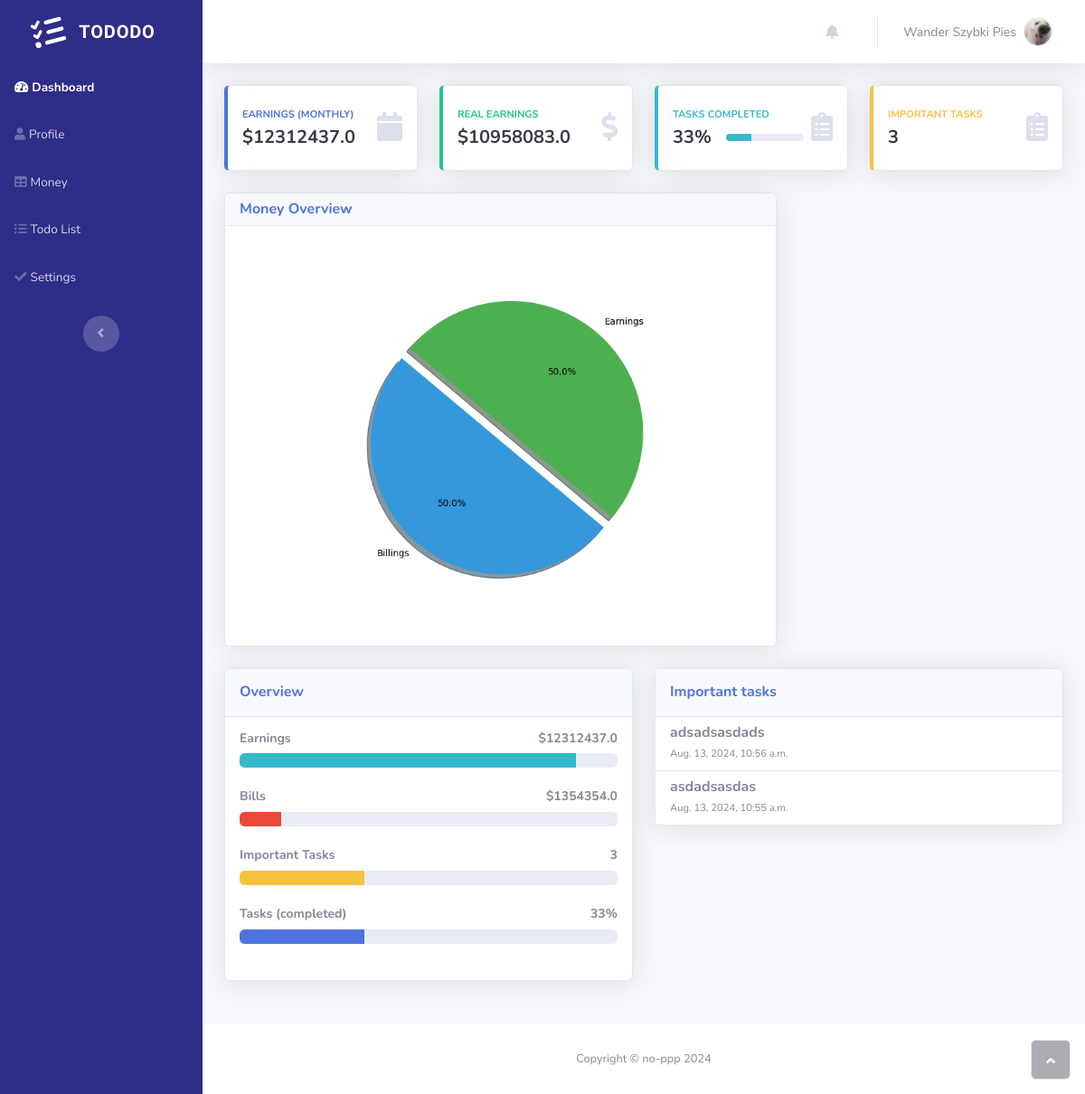
The page /dashboard/1/ (signed in) on the database its author committed.
### todolist/models.py (models this page shows, shortened)
class User(AbstractUser):
    country = models.ForeignKey(Country, on_delete=models.CASCADE, default=1)
    city = models.CharField(max_length=30, default='Unknown')
    name = models.CharField(max_length=30, default='Unknown')
    last_name = models.CharField(max_length=30, default='Unknown')
    email = models.EmailField(unique=True)
    is_user_password_set = models.BooleanField(default=False)
    is_active = models.BooleanField(default=False)
    activation_token = models.CharField(max_length=36, unique=True, blank=True)
    bio = models.TextField(null=True, blank=True)
    avatar = models.ImageField(null=True, default="Avatarwander.png")
    born = models.DateTimeField(null=True)

class TodoList(models.Model):
    title = models.ForeignKey(TitleTodo, on_delete=models.CASCADE)
    task = models.CharField(max_length=20)
    important = models.BooleanField(verbose_name='Is it important ?', default=False)
    active = models.BooleanField(verbose_name="Mark if it's uncompleted", default=True)
    user = models.ForeignKey(User, related_name='todolists', on_delete=models.CASCADE)
    created_at = models.DateTimeField(auto_now=True)
    updated_at = models.DateTimeField(auto_now_add=True)

### todolist/decorators.py (the view)
    def _wrapped_view(request, *args, **kwargs):
        if not request.user.is_authenticated:
            return redirect('todolist:login')  # if user is not authenticated redirect him to login view
        if not request.user.is_active:
            return redirect('todolist:required_active_user')
        user_id = kwargs.get('user_id')
        if request.user.id != int(user_id):
            return HttpResponse('This is not your property')
        return view_func(request, *args, **kwargs)

### tododo/context_processors.py (called while the page is built)
def user_id(request):
    if request.user.is_authenticated:
        return {'user_id' : request.user.id,
                'task_count': request.user.todolists.count(),
                'task_important_count': request.user.todolists.filter(important=True).count()}
    return {'user_id' : None}

### todolist/matplotlib_view.py (called while the page is built)
def convert_plot_to_base64(fig):
    buffer = io.BytesIO()
    fig.savefig(buffer, format='png')
    buffer.seek(0)
    image_png = buffer.getvalue()
    graph = base64.b64encode(image_png)
    graph = graph.decode('utf-8')
    buffer.close()
    return graph

def generate_pie(active, not_active, label_x, label_y):
    plt.switch_backend('AGG')
    plt.figure(figsize=(8, 6))
    sizes = [active, not_active]
    labels = [label_x, label_y]
    colors = ['#3498db', '#4CAF50']  # White, Green
    plt.pie(sizes, explode=(0.1, 0), labels=labels, colors=colors,
            autopct='%1.1f%%', shadow=True, startangle=140)
    plt.axis('equal')
    converted_plot = convert_plot_to_base64(plt)
    return converted_plot

### templates/dashboard.html (shortened to what this page needs)
{% extends "main.html" %}
{% load static %}
{% block content %}
<body>
                <div class="container-fluid">
                    <div class="row">
                        <div class="col-md-6 col-xl-3 mb-4"><a class="dashboard_link" href="#">
                                <div class="card shadow border-left-primary py-2">
                                    <div class="card-body">
                                        <div class="row g-0 align-items-center">
                                            <div class="col me-2">
                                                <div class="text-uppercase text-primary fw-bold text-xs mb-1"><span>Earnings (monthly)</span></div>
                                                <div class="text-dark fw-bold h5 mb-0"><span>${{ sum_of_earnings_month }}</span></div>
                                            </div>
                                            <div class="col-auto"><i class="fas fa-calendar fa-2x text-gray-300"></i></div>
                                        </div>
                                    </div>
                                </div>
                            </a></div>
                        <div class="col-md-6 col-xl-3 mb-4"><a class="dashboard_link" href="#">
                                <div class="card shadow border-left-success py-2">
                                    <div class="card-body">
                                        <div class="row g-0 align-items-center">
                                            <div class="col me-2">
                                                <div class="text-uppercase text-success fw-bold text-xs mb-1"><span>REAL EARNINGS</span></div>
                                                <div class="text-dark fw-bold h5 mb-0"><span>${{ real_earnings_this_month }}</span></div>
                                            </div>
                                            <div class="col-auto"><i class="fas fa-dollar-sign fa-2x text-gray-300"></i></div>
                                        </div>
                                    </div>
                                </div>
                            </a></div>
                        <div class="col-md-6 col-xl-3 mb-4"><a class="dashboard_link" href="#">
                                <div class="card shadow border-left-info py-2">
                                    <div class="card-body">
                                        <div class="row g-0 align-items-center">
                                            <div class="col me-2">
                                                <div class="text-uppercase text-info fw-bold text-xs mb-1"><span>Tasks completed</span></div>
                                                <div class="row g-0 align-items-center">
                                                    <div class="col-auto">
                                                        <div class="text-dark fw-bold h5 mb-0 me-3"><span>{{ percent_of_active_todo }}%</span></div>
                                                    </div>
                                                    <div class="col">
                                                        <div class="progress progress-sm">
                                                            <div class="progress-bar bg-info" aria-valuenow="{{ percent_of_active_todo }}" aria-valuemin="0" aria-valuemax="100" style="width: {{ percent_of_active_todo }}%;"></div>
                                                        </div>
                                                    </div>
                                                </div>
                                            </div>
                                            <div class="col-auto"><i class="fas fa-clipboard-list fa-2x text-gray-300"></i></div>
                                        </div>
                                    </div>
                                </div>
                            </a></div>
                        <div class="col-md-6 col-xl-3 mb-4"><a class="dashboard_link" href="#">
                                <div class="card shadow border-left-warning py-2">
                                    <div class="card-body">
                                        <div class="row g-0 align-items-center">
                                            <div class="col me-2">
                                                <div class="text-uppercase text-warning fw-bold text-xs mb-1"><span>Important Tasks</span></div>
                                                <div class="text-dark fw-bold h5 mb-0"><span>{{ important_tasks_count }}</span></div>
                                            </div>
                                            <div class="col-auto"><i class="fas fa-clipboard-list fa-2x text-gray-300"></i></div>
                                        </div>
                                    </div>
                                </div>
                            </a></div>
                    </div>
                    <div class="row">
                        <div class="col-lg-7 col-xl-8">
                            <div class="card shadow mb-4">
                                <div class="card-header d-flex justify-content-between align-items-center"><a class="dashboard_link" href="{% url 'todolist:money_view' user_id=user_id %}">
                                        <h6 class="text-primary fw-bold m-0">Money Overview</h6>
                                    </a>
                                </div>
                                <div class="card-body">
                                    {% if earnings_to_billings_plot is not None %}
                                    <img alt="Wykres" style="max-width: 100%; height: auto;">
                                    {% else %}
                                    <p> Start adding earnings and bills to see the plot </p>
                                    {% endif %}
                                </div>
                            </div>
                        </div>
                    </div>
                    <div class="row">
                        <div class="col-lg-6 mb-4">
                            <div class="card shadow mb-4">
                                <div class="card-header py-3"><a class="dashboard_link" href="#">
                                        <h6 class="text-primary fw-bold m-0">Overview</h6>
                                    </a></div>
                                <div class="card-body">
                                    <h4 class="small fw-bold">Earnings<span class="float-end">${{ sum_of_earnings_month }}</span></h4>
                                    <div class="progress mb-4">
                                        <div class="progress-bar bg-info" aria-valuenow="{{percent_of_earnings_to_bills}}" aria-valuemin="0" aria-valuemax="100" style="width: {{percent_of_earnings_to_bills}}%;"><span class="visually-hidden">{{percent_of_earnings_to_bills}}%</span></div>
                                    </div>
                                    <h4 class="small fw-bold">Bills<span class="float-end">${{ billing_this_month }}</span></h4>
                                    <div class="progress mb-4">
                                        <div class="progress-bar bg-danger" aria-valuenow="{{percent_of_billings_to_earnings}}" aria-valuemin="0" aria-valuemax="100" style="width: {{percent_of_billings_to_earnings}}%;"><span class="visually-hidden">{{percent_of_billings_to_earnings}}%</span></div>
                                    </div>
                                    <h4 class="small fw-bold">Important Tasks<span class="float-end">{{ important_tasks_count }}</span></h4>
                                    <div class="progress mb-4">
                                        <div class="progress-bar bg-warning" aria-valuenow="{{ percent_of_important_tasks }}" aria-valuemin="0" aria-valuemax="100" style="width: {{ percent_of_important_tasks }}%;"><span class="visually-hidden">{{ percent_of_important_tasks }}%</span></div>
                                    </div>
                                    <h4 class="small fw-bold">Tasks (completed) <span class="float-end">{{ percent_of_active_todo }}%</span></h4>
                                    <div class="progress mb-4" style="color: rgb(46,45,136);">
                                        <div class="progress-bar bg-primary" aria-valuenow="{{ percent_of_active_todo }}" aria-valuemin="0" aria-valuemax="100" style="width: {{ percent_of_active_todo }}%;"><span class="visually-hidden">{{ percent_of_active_todo }}%</span></div>
                                    </div>
                                </div>
                            </div>
                        </div>
                        <div class="col-lg-6 mb-4">
                            <div class="card shadow mb-4">
                                <div class="card-header py-3"><a class="dashboard_link" href="#">
                                        <h6 class="text-primary fw-bold m-0">Important tasks</h6>
                                    </a></div>
                                <ul class="list-group list-group-flush">
                                    {% for task in important_tasks_5  %}
                                    <li class="list-group-item">
                                        <div class="row g-0 align-items-center">
                                            <div class="col me-2">
                                                <h6 class="mb-0"><strong>{{task.task}}</strong></h6><span class="text-xs">{{ task.created_at }}</span>
                                            </div>
                                        </div>
                                    </li>
                                    {% endfor %}
                            </div>
                        </div>
                    </div>
                </div>
            </div>
            <footer class="bg-white sticky-footer">
                <div class="container my-auto">
                    <div class="text-center my-auto copyright"><span>Copyright © no-ppp 2024</span></div>
                </div>
            </footer>
        </div><a class="border rounded d-inline scroll-to-top" href="#page-top"><i class="fas fa-angle-up"></i></a>
    </div>
</body>
{% endblock content %}

### templates/navbar.html (shortened to what this page needs)
{% load static %}
{% load tz %}
<body id="page-top">
    <div id="wrapper">
        <nav class="navbar align-items-start sidebar sidebar-dark accordion bg-gradient-primary p-0 navbar-dark" style="background: rgb(46,45,136);">
            <div class="container-fluid d-flex flex-column p-0"><a class="navbar-brand d-flex justify-content-center align-items-center sidebar-brand m-0" href="{% url 'todolist:home' %}">
                    <div class="sidebar-brand-icon rotate-n-15"></div>
                    <div class="sidebar-brand-text mx-3"><span style="font-family: 'Akaya Kanadaka', serif;font-size: 20px;">TODODO</span></div>
                </a>
                <ul class="navbar-nav text-light" id="accordionSidebar">
                    <li class="nav-item"><a class="nav-link active" href={% url 'todolist:dashboard' user_id=user_id %}><i class="fas fa-tachometer-alt"></i><span>Dashboard</span></a></li>
                    <li class="nav-item"><a class="nav-link" href={% url 'todolist:profile' user_id=user_id %}><i class="fas fa-user"></i><span>Profile</span></a></li>
                    <li class="nav-item"><a class="nav-link" href={% url 'todolist:money_view' user_id=user_id %}><i class="fas fa-table"></i><span>Money</span></a></li>
                    <li class="nav-item"><a class="nav-link" href={% url 'todolist:todo_view' user_id=user_id %}><i class="fas fa-list-ul"></i><span>Todo List</span></a></li>
                    <li class="nav-item"><a class="nav-link" href={% url 'todolist:profile_settings' user_id=user_id %}><i class="fas fa-check"></i><span>Settings</span></a></li>
                </ul>
                <div class="text-center d-none d-md-inline"><button class="btn rounded-circle border-0" id="sidebarToggle" type="button"></button></div>
            </div>
        </nav>
        <div class="d-flex flex-column" id="content-wrapper">
            <div id="content">
                <nav class="navbar navbar-expand bg-white shadow mb-4 topbar">
                    <div class="container-fluid"><button class="btn btn-link d-md-none rounded-circle me-3" id="sidebarToggleTop" type="button"></button>
                        <ul class="navbar-nav flex-nowrap ms-auto">
                            <li class="nav-item dropdown no-arrow mx-1">
                                <div class="nav-item dropdown no-arrow"><a class="dropdown-toggle nav-link" aria-expanded="false" data-bs-toggle="dropdown" href="#"><i class="fas fa-bell fa-fw"></i></a>
                                </div>
                            </li>
                            <li class="nav-item dropdown no-arrow">
                                <div class="nav-item dropdown no-arrow"><a class="dropdown-toggle nav-link" aria-expanded="false" data-bs-toggle="dropdown" href="#"><span class="d-none d-lg-inline me-2 text-gray-600 small">Wander Szybki Pies</span><img class="border rounded-circle img-profile" src="{{ user.avatar.url }}"></a>
                                </div>
                            </li>
                        </ul>
                    </div>
                </nav>

### static/css/untitled.css (style rules this page uses)
.dashboard_link { text-decoration: none; }

### rows shown on the page
User: avatar (picture)
TodoList: task "adsadsasdads", created_at "Aug. 13, 2024, 10:56 a.m."
TodoList: task "asdadsasdas", created_at "Aug. 13, 2024, 10:55 a.m."

### other values the page prints
{{ sum_of_earnings_month }} "12312437.0"
{{ real_earnings_this_month }} "10958083.0"
{{ percent_of_active_todo }} "33"
{{ important_tasks_count }} "3"
{{ billing_this_month }} "1354354.0"
